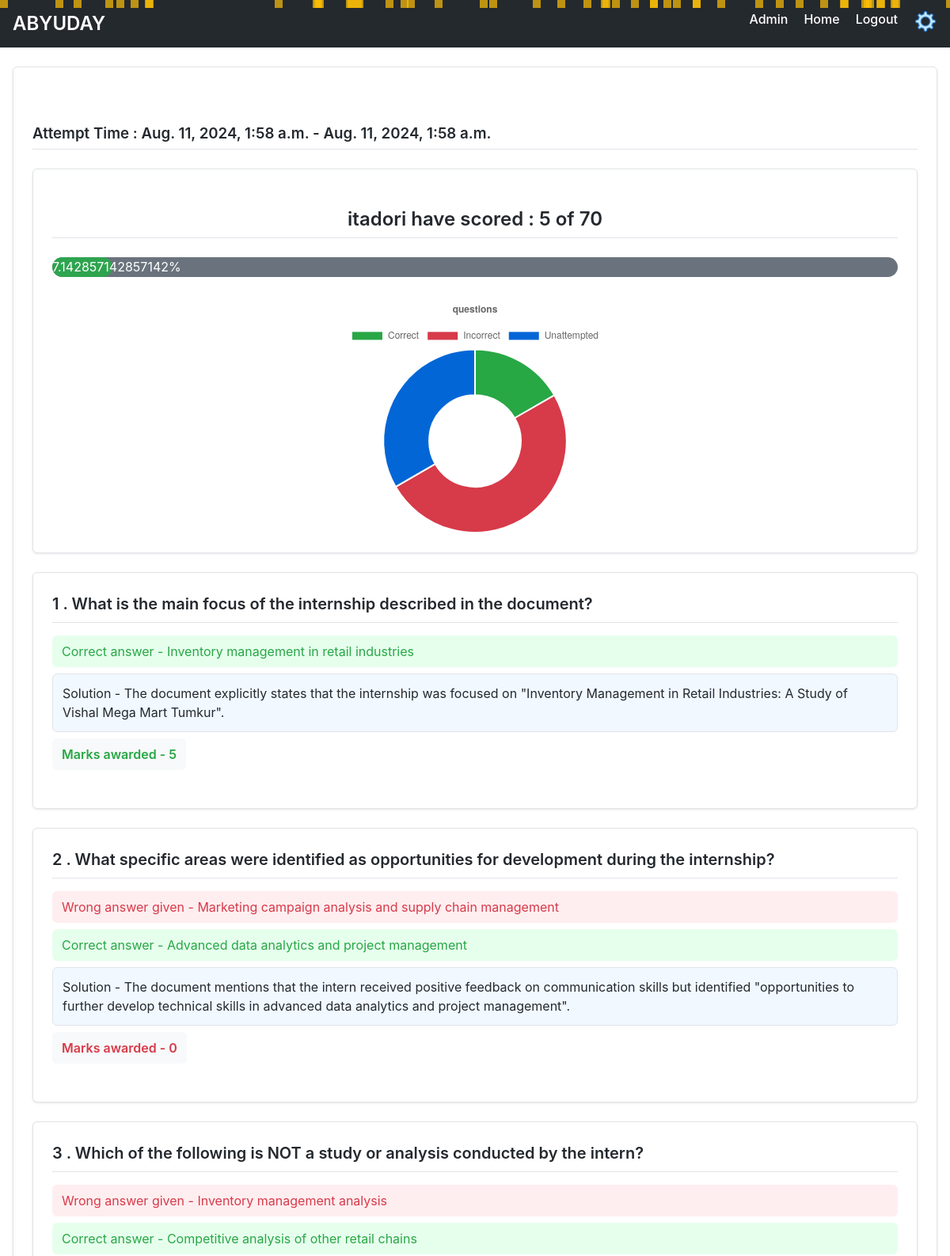
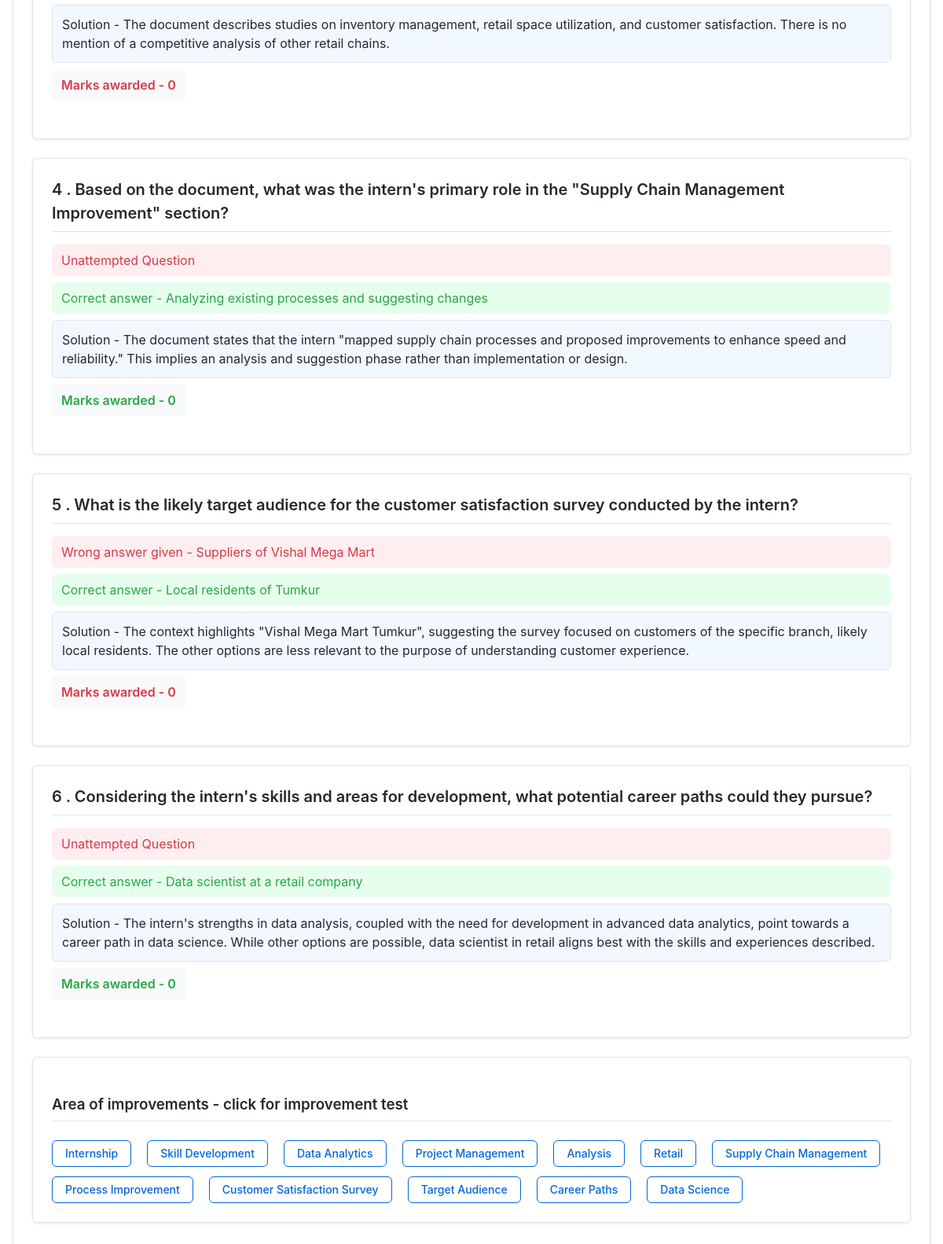
Page /preview-test/2/student/1/ (signed in) on the committed database (2 pictures, top to bottom).
### firstapp/models.py (models this page shows, shortened)
class TestAttempt(models.Model):
    student=models.ForeignKey(Students,related_name='test_history',on_delete=models.CASCADE)
    test=models.ForeignKey(Test,related_name='test',on_delete=models.CASCADE)
    Submitted_data=models.JSONField(null=True, default=dict)
    test_marks=models.PositiveBigIntegerField(default=0)
    attempt_start=models.DateTimeField()
    attempt_end=models.DateTimeField(blank=True, null=True)
    class Meta:
        unique_together = ('student' , 'test')

class Students(models.Model):
    name = models.OneToOneField(User, on_delete=models.CASCADE, limit_choices_to={'groups__name': 'Students'})
    teacher = models.ForeignKey(Teacher, related_name='students',on_delete=models.CASCADE)
    description = models.TextField(blank=True)
    display_profile = models.ImageField(upload_to='profile_pics',blank=True)
    added_at= models.DateTimeField(auto_now_add=True)
    def __str__(self):
        return self.name.username

class Topics(models.Model):
    student = models.ForeignKey(Students, related_name='topics', on_delete=models.CASCADE)
    topic = models.CharField(max_length=200)
    test=models.ForeignKey(Test,related_name='topic_test',on_delete=models.CASCADE)
    def __str__(self):
        return self.topic

### firstapp/views.py (the view)
# urls.py: path('preview-test/<int:id>/student/<int:stud_id>/',views.preview_test,name='preview-test'),
def preview_test(request,id,stud_id):
    student,_=Students.objects.get_or_create(id=stud_id)
    test_master=Test.objects.get(id=id)
    test=TestAttempt.objects.get(student_id=student.id,test_id=id)
    topic_tags=Topics.objects.filter(test=test_master,student=student)
    result_status=rag.count_result_status({'questions':test.Submitted_data})
    return render(
        request,
        'firstapp/result_page.html',
        {
            'marks_obtained':test.test_marks,
            'total_marks': test_master.test_total_marks,
            'questions':test.Submitted_data,
            'preview':None,
            'student':student,
            'start_time':test.attempt_start,
            'end_time':test.attempt_end,
            'test_mode':'one',
            'tags':topic_tags,
            'correct_count':result_status[0],
            'incorrect_count':result_status[1],
            'unattempted_count':result_status[2]
        }
    )

### firstapp/rag.py (called while the page is built)
def count_result_status(data):
    result=[0,0,0]
    for question in data["questions"]:
        if question["answer_given"]=='correct':
            result[0]+=1
        elif question["answer_given"]=='incorrect':
            result[1]+=1
        elif question["answer_given"]=='unattempted':
            result[2]+=1
    return result

### firstapp/templatetags/firstapp_extras.py (called while the page is built)
@register.filter
def compareTwo(value,arg):
    if value==arg:
        return True
    return False

@register.filter(is_safe=True)
def get_teacher_id(value, arg=None):
    if arg is None:
        user=User.objects.get(pk=value)
        return Teacher.objects.get(name = user).id

### firstapp/templates/firstapp/result_page.html (shortened to what this page needs)
{% extends 'firstapp/base.html' %}
{% load firstapp_extras %}
{% load static %}
{% block style_block %}
<link rel="stylesheet" href="{% static 'firstapp/result_page.css' %}">
<link rel="stylesheet" href="{% static 'firstapp/student_detail.css' %}">
{% endblock %}
{% block body_block %}
<div class="content-container">
<div class="container result-container">
    <div class="confetti"></div>
    {% if test_mode|compareTwo:'one' %}
    <div class="attempt-time">
        <h3>Attempt Time : {{start_time}} - {{end_time}}</h3>
    </div>
    {% endif %}
    <div class="score-summary">
        {% if perms.firstapp.change_students %}
        <h2>You have scored : {{marks_obtained}} of {{total_marks}}</h2>
        {% else %}
        <h2>{{student}} have scored : {{marks_obtained}} of {{total_marks}}</h2>
        {%endif%}
        <div class="progress-bar">
            <div class="progress-bar-fill" ></div>
        </div>
        <div style="display: flex;justify-content: center;">
            <canvas id="myChart" style="width:100%;max-width:600px"></canvas>
        </div>
    </div>
    {% for question in questions %}
    <div class="question">
        <div class="question-text">
            {{ question.id }} . {{ question.question }}
        </div>
        <div class="answer">
            {% if question.answer_given|compareTwo:'incorrect' %}
            <div class="wrong-answer">Wrong answer given - {{ question.answer_given_value }}</div>
            <div class="correct-answer">Correct answer - {{ question.correct_answer }}</div>
            <div class="solution">Solution - {{ question.solution }}</div>
            <div class="marks marks-negative">Marks awarded - 0</div>
            {% elif question.answer_given|compareTwo:'unattempted'%}
            <div class="wrong-answer">Unattempted Question</div>
            <div class="correct-answer">Correct answer - {{ question.correct_answer }}</div>
            <div class="solution">Solution - {{ question.solution }}</div>
            <div class="marks marks-positive">Marks awarded - 0</div>
            {% else %}
            <div class="correct-answer">Correct answer - {{ question.correct_answer }}</div>
            <div class="solution">Solution - {{ question.solution }}</div>
            <div class="marks marks-positive">Marks awarded - {{ question.marks }}</div>
            {% endif %}
        </div>
    </div>
    {% endfor %}
    {% if test_mode|compareTwo:'one' %}
    <div class="AoI">
        <h3>Area of improvements - click for improvement test</h3>
        <div class="action-buttons">
            {% for tag in tags %}
                {% if perms.firstapp.change_students %}
                <a href="{% url 'firstapp:improvement-test' topic_id=tag.id %}" class="button button-outline">{{ tag }}</a>
                {% else %}
                <a href="#" class="button button-outline">{{ tag }}</a>
                {% endif %}
            {% endfor %}
        </div>
    </div>
    {% endif %}
</div>
</div>
<script>
    var xValues = ["Correct", "Incorrect", "Unattempted"];
var yValues = [{{correct_count}},{{incorrect_count}},{{unattempted_count}}];
var barColors = [
  "#28a745",
  "#d73a49",
  "#0366d6",
];
new Chart("myChart", {
  type: "doughnut",
  data: {
    labels: xValues,
    datasets: [{
      backgroundColor: barColors,
      data: yValues
    }]
  },
  options: {
    title: {
      display: true,
      text: "questions"
    }
  }
});
    document.addEventListener('DOMContentLoaded', function() {
    const progressBarFill = document.querySelector('.progress-bar-fill');
    const scorePercentage = {{marks_obtained}}/{{total_marks}}*100;
    progressBarFill.style.width = scorePercentage + '%';
    progressBarFill.textContent = scorePercentage + '%';
    // Confetti animation
    function createConfetti() {
        const confettiContainer = document.querySelector('.confetti');
        for (let i = 0; i < 50; i++) {
            const confetto = document.createElement('div');
            confetto.classList.add('confetto');
            confetto.style.left = Math.random() * 100 + 'vw';
            confetto.style.animationDuration = Math.random() * 3 + 2 + 's';
            confettiContainer.appendChild(confetto);
        }
    }
    createConfetti();
});
</script>
{% endblock %}

### firstapp/static/firstapp/base.css (style rules this page uses)
:root { --color-bg: #ffffff; --color-text: #24292e; --color-gray: #6a737d; --color-border: #e1e4e8; --color-link: #0366d6; --color-btn: #2ea44f; --color-btn-hover: #22863a; --color-header-bg: #24292e; --color-header-text: #ffffff; --color-table-header: #f6f8fa; --color-table-row-even: #f8f9fa; --color-table-row-hover: #f1f8ff; }
body { font-family: -apple-system, BlinkMacSystemFont, "Segoe UI", "Noto Sans", Helvetica, Arial, sans-serif; line-height: 1.5; color: var(--color-text); background-color: var(--color-bg); margin: 0; padding: 0; }
.container { max-width: 1200px; margin: 0 auto; padding: 0 16px; }
h1, h2, h3 { margin-top: 24px; margin-bottom: 16px; font-weight: 600; line-height: 1.25; }
h2 { font-size: 24px; }
.button { display: inline-block; padding: 6px 16px; font-size: 14px; font-weight: 500; line-height: 20px; text-align: center; white-space: nowrap; vertical-align: middle; cursor: pointer; user-select: none; border: 1px solid transparent; border-radius: 6px; transition: all 0.2s ease-in-out; text-decoration: none; }

### firstapp/static/firstapp/result_page.css (style rules this page uses)
:root { --color-bg: #ffffff; --color-text: #24292e; --color-gray: #6a737d; --color-border: #e1e4e8; --color-link: #0366d6; --color-btn: #2ea44f; --color-btn-hover: #22863a; --color-header-bg: #24292e; --color-header-text: #ffffff; --color-table-header: #f6f8fa; --color-table-row-even: #f8f9fa; --color-table-row-hover: #f1f8ff; --color-solution-bg: #f1f8ff; --color-marks-bg: #f8f9fa; --color-marks-positive: #28a745; --color-marks-negative: #d73a49; }
body { font-family: -apple-system, BlinkMacSystemFont, "Segoe UI", "Noto Sans", Helvetica, Arial, sans-serif; line-height: 1.5; color: var(--color-text); background-color: var(--color-bg); margin: 0; padding: 0; }
.container { max-width: 1200px; margin: 0 auto; padding: 0 16px; }
.result-container { padding: 24px 0; }
.attempt-time h3, .score-summary h2, .AoI h3 { margin: 24px 0; padding-bottom: 8px; border-bottom: 1px solid var(--color-border); }
.score-summary { background-color: var(--color-bg); border: 1px solid var(--color-border); border-radius: 6px; padding: 24px; margin-bottom: 24px; box-shadow: 0 1px 3px rgba(0, 0, 0, 0.1); text-align: center; position: relative; }
.progress-bar { width: 100%; background-color: var(--color-gray); border-radius: 25px; overflow: hidden; margin: 24px 0; }
.progress-bar-fill { height: 25px; background-color: var(--color-btn); width: 0; border-radius: 25px; text-align: center; line-height: 25px; color: white; transition: width 2s ease-in-out; }
.confetti { position: absolute; width: 100%; height: 100%; pointer-events: none; top: 0; left: 0; }
.question { background-color: var(--color-bg); border: 1px solid var(--color-border); border-radius: 6px; padding: 24px; margin-bottom: 24px; box-shadow: 0 1px 3px rgba(0, 0, 0, 0.1); }
.question-text { font-size: 20px; font-weight: 600; margin-bottom: 16px; padding-bottom: 8px; border-bottom: 1px solid var(--color-border); }
.answer { margin-bottom: 16px; }
.wrong-answer, .correct-answer { padding: 8px 12px; border-radius: 6px; margin-bottom: 8px; }
.wrong-answer { background-color: #ffeef0; color: #d73a49; }
.correct-answer { background-color: #e6ffed; color: #28a745; }
.solution { background-color: var(--color-solution-bg); padding: 12px; border-radius: 6px; margin-bottom: 8px; border: 1px solid var(--color-border); }
.marks { background-color: var(--color-marks-bg); padding: 8px 12px; border-radius: 6px; display: inline-block; font-weight: 600; margin-bottom: 8px; }
.marks-positive { color: var(--color-marks-positive); }
.marks-negative { color: var(--color-marks-negative); }
.AoI { background-color: var(--color-bg); border: 1px solid var(--color-border); border-radius: 6px; padding: 24px; margin-bottom: 24px; box-shadow: 0 1px 3px rgba(0, 0, 0, 0.1); }
.action-buttons { display: flex; gap: 12px; flex-wrap: wrap; }
.button { display: inline-block; padding: 6px 16px; font-size: 14px; font-weight: 500; line-height: 20px; text-align: center; white-space: nowrap; vertical-align: middle; cursor: pointer; user-select: none; border: 1px solid transparent; border-radius: 6px; transition: all 0.2s ease-in-out; text-decoration: none; }
.button-outline { color: var(--color-link); background-color: var(--color-bg); border-color: var(--color-link); }

### rows in the picture
TestAttempt: attempt_start "Aug. 11, 2024, 1:58 a.m.", attempt_end "Aug. 11, 2024, 1:58 a.m."
Students: name.username "itadori"
Topics: topic "Internship"
Topics: topic "Skill Development"
Topics: topic "Data Analytics"
Topics: topic "Project Management"
Topics: topic "Analysis"
Topics: topic "Retail"
Topics: topic "Supply Chain Management"
Topics: topic "Process Improvement"
Topics: topic "Customer Satisfaction Survey"
Topics: topic "Target Audience"
Topics: topic "Career Paths"
Topics: topic "Data Science"

### other values in the picture
{{ marks_obtained }} "5"
{{ total_marks }} "70"
{{ question.id }} "1" "2" "3" "4" "5" "6"
{{ question.question }} "What is the main focus of the internship described in the document?" "What specific areas were identified as opportunities for development during the internship?" "Which of the following is NOT a study or analysis conducted by the intern?" "Based on the document, what was the intern's primary role in the \"Supply Chain Management Improvement\" section?" "What is the likely target audience for the customer satisfaction survey conducted by the intern?" "Considering the intern's skills and areas for development, what potential career paths could they pursue?"
{{ question.correct_answer }} "Inventory management in retail industries"
{{ question.solution }} "The document explicitly states that the internship was focused on \"Inventory Management in Retail Industries: A Study of Vishal Mega Mart Tumkur\"."
{{ question.marks }} "5"
{{ question.answer_given_value }} "Marketing campaign analysis and supply chain management" "Inventory management analysis" "Suppliers of Vishal Mega Mart"
{{ question.correct_answer }} "Advanced data analytics and project management" "Competitive analysis of other retail chains" "Local residents of Tumkur"
{{ question.solution }} "The document describes studies on inventory management, retail space utilization, and customer satisfaction. There is no mention of a competitive analysis of other retail chains."
{{ question.correct_answer }} "Analyzing existing processes and suggesting changes" "Data scientist at a retail company"
chart data {{ correct_count }} 1
chart data {{ incorrect_count }} 3
chart data {{ unattempted_count }} 2
